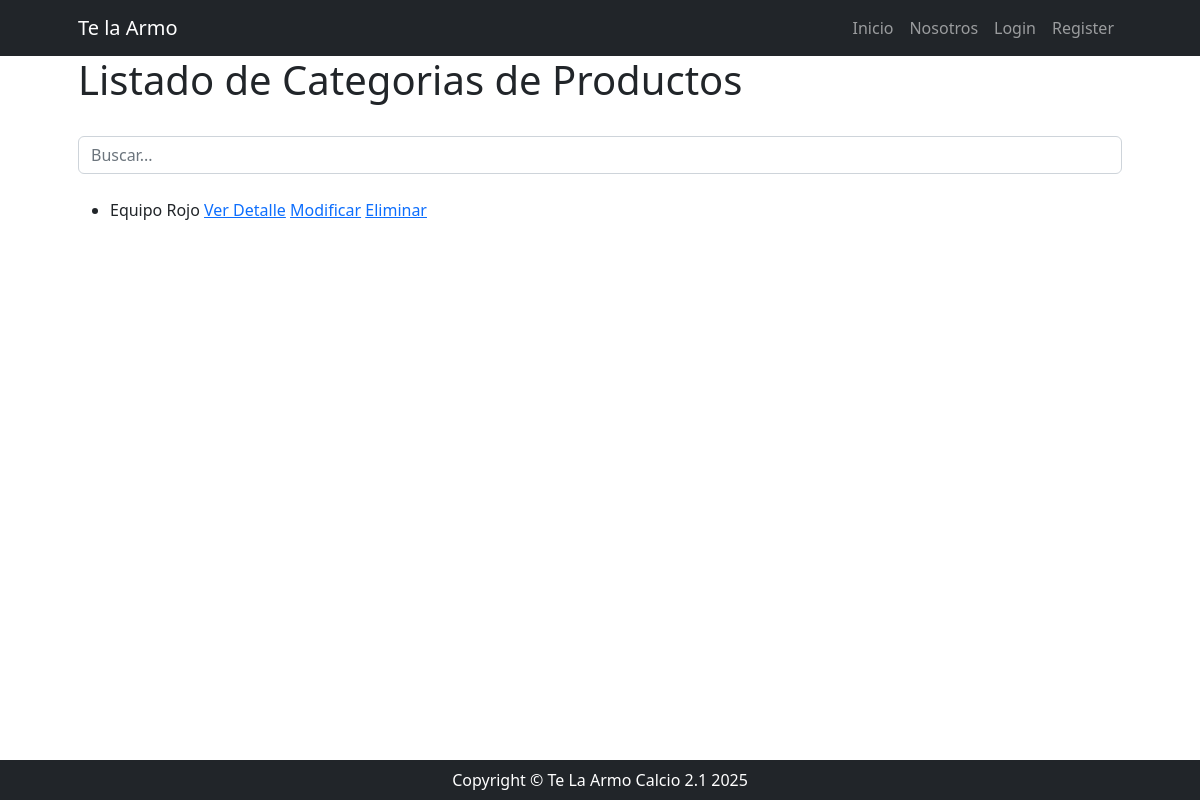
The app's page /productos/productocategoria/list/, older data.
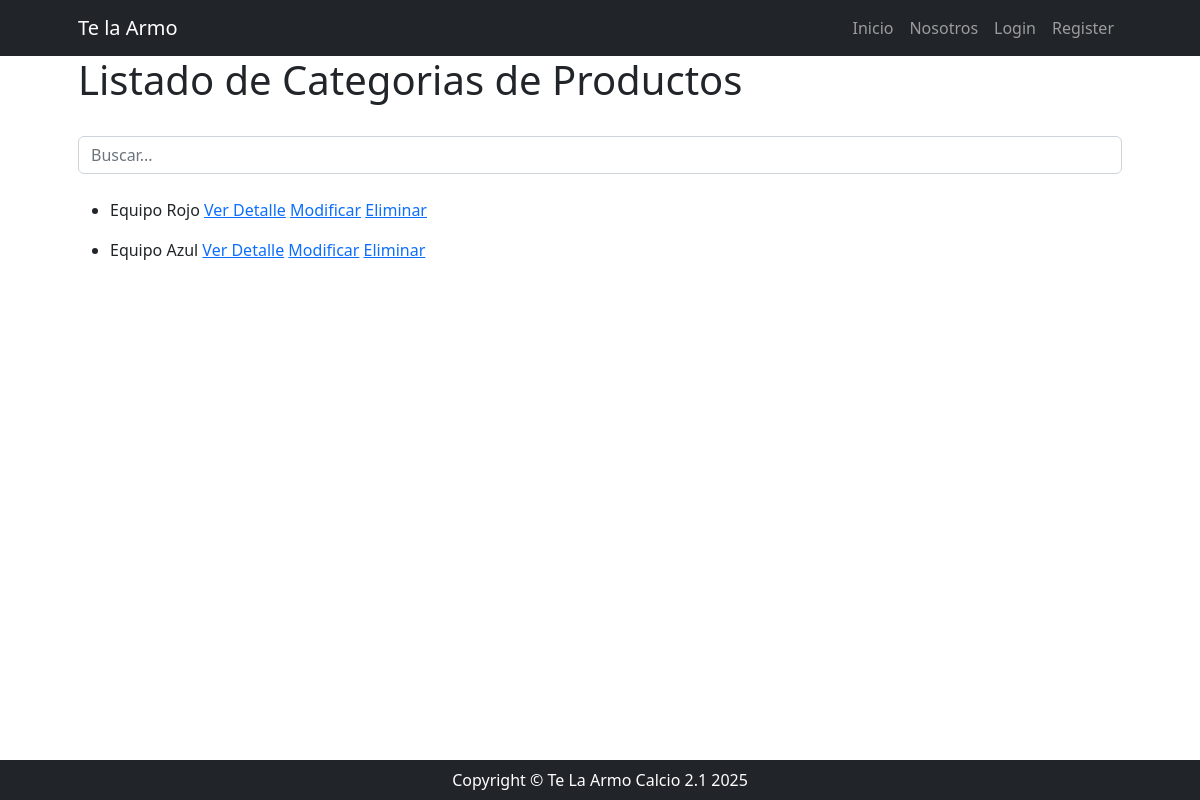
The same page, newer data.
### producto/models.py (models this page shows, shortened)
class ProductoCategoria(models.Model):
    nombre = models.CharField(max_length=100)
    descripcion = models.TextField(null=True, blank=True, verbose_name="descripcion", max_length=1000)
    precio = models.FloatField()
    stock = models.IntegerField()
    class Meta:
        verbose_name = "ProductoCategoria"
        verbose_name_plural = "ProductoCategorias"
        ordering = ['id']

### producto/views.py (the view)
# urls.py: path("productocategoria/list/", views.ProductoCategoriaList.as_view(), name="productocategoria_list"),
class ProductoCategoriaList(ListView):
    model = ProductoCategoria
    def get_queryset(self):
        if self.request.GET.get('consulta'):
            consultar = self.request.GET.get('consulta')
            object_list = ProductoCategoria.objects.filter(nombre__icontains=consultar)
        else:
            object_list = ProductoCategoria.objects.all()
        return object_list

### producto/templates/producto/productocategoria_list.html (shortened to what this page needs)
{% extends "core/base.html" %}
{% block content %}
    <h1>Listado de Categorias de Productos</h1>
    <div class="py-lg-4">
        <form action="" method="get">
            <input type="text" class ="form-control" name="consulta" placeholder="Buscar...">
        </form>
    </div>
    {% for producto in object_list %}
    <ul>
        <li>{{ producto.nombre }}
        <a href="{% url 'producto:productocategoria_detail' producto.id %}">Ver Detalle</a>
        <a href="{% url 'producto:productocategoria_update' producto.id %}">Modificar</a>
        <a href="{% url 'producto:productocategoria_delete' producto.id %}">Eliminar</a>
        </li>
    </ul>
    {% endfor %}
{% endblock content %}

Row changes from the older to the newer data that the page shows:
added ProductoCategoria: nombre "Equipo Azul"
